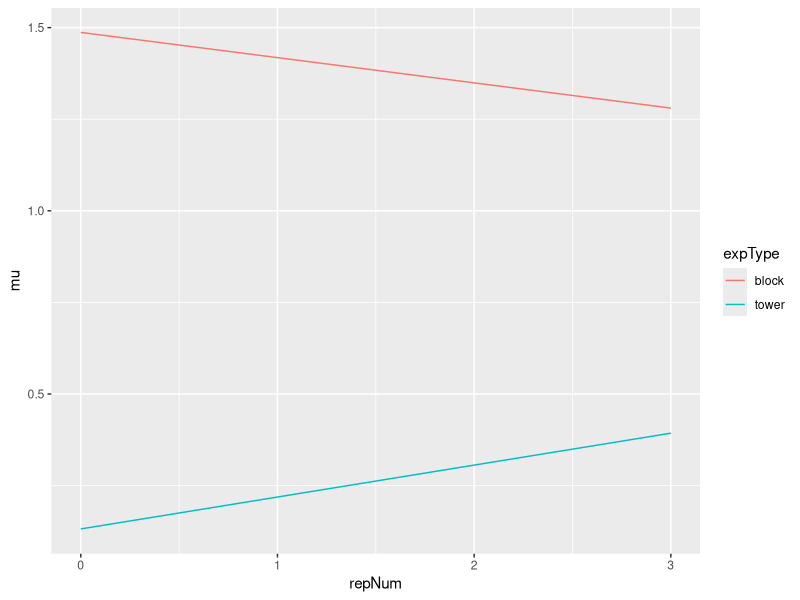

Reproduce this figure in R.
library(tidyverse)
library(lme4)

df = read_csv('justin_julia_tag.csv')
glimpse(df)

#df$block_diff = df$block_justin - df$block_julia
#mean(df$block_diff)
#hist(df$block_diff)
df = df %>%  filter(repNum == 3 | repNum == 0)

lin = lm(data = df, refExp ~ repNum*rater*expType)
summary(lin)


interaction = df %>% group_by(repNum, expType) %>% summarise(mu = mean(refExp))
View(interaction)

ggplot(interaction) + geom_line(aes(x=repNum, y=mu, colour=expType))


